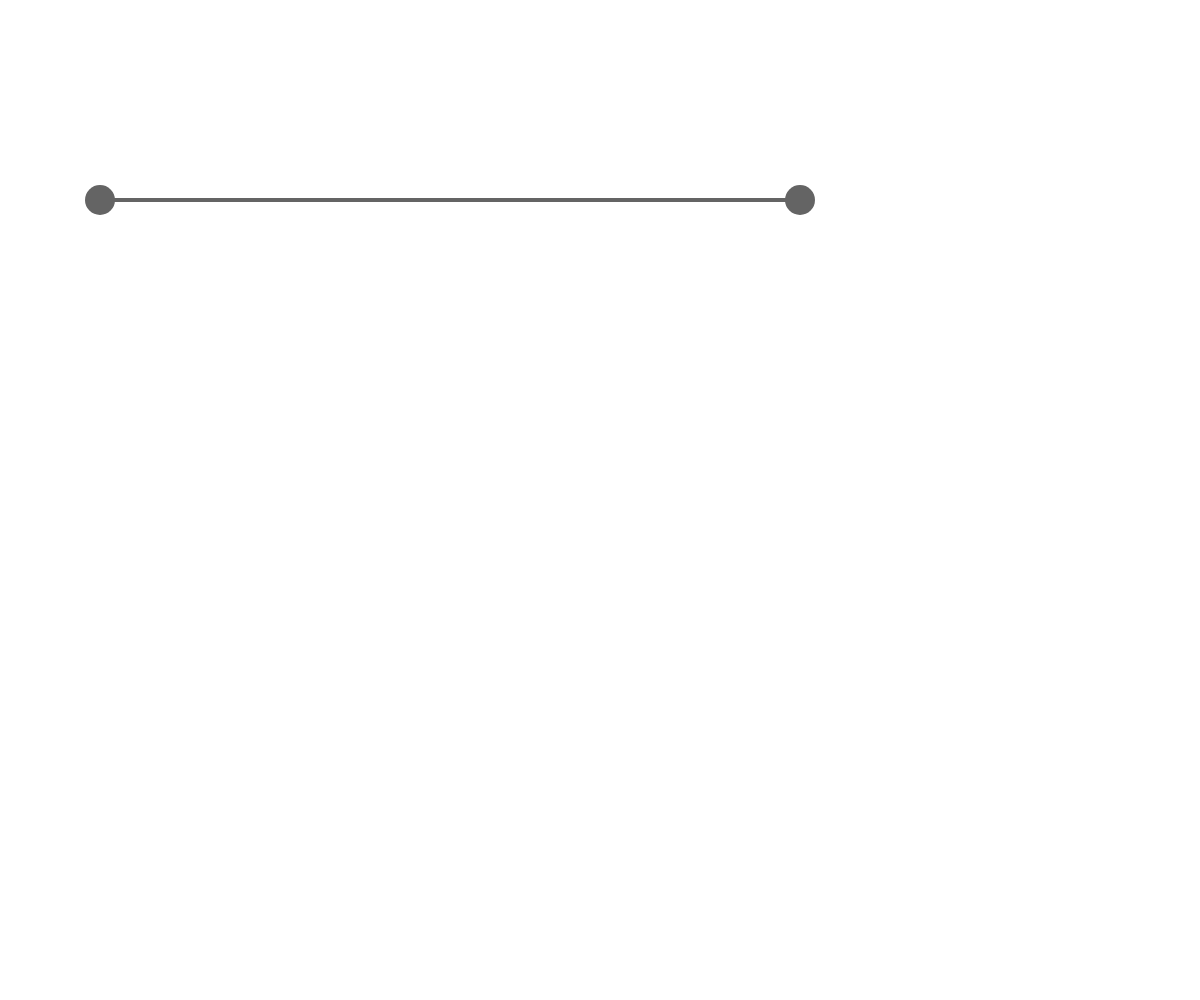
Frame 1 (no input)
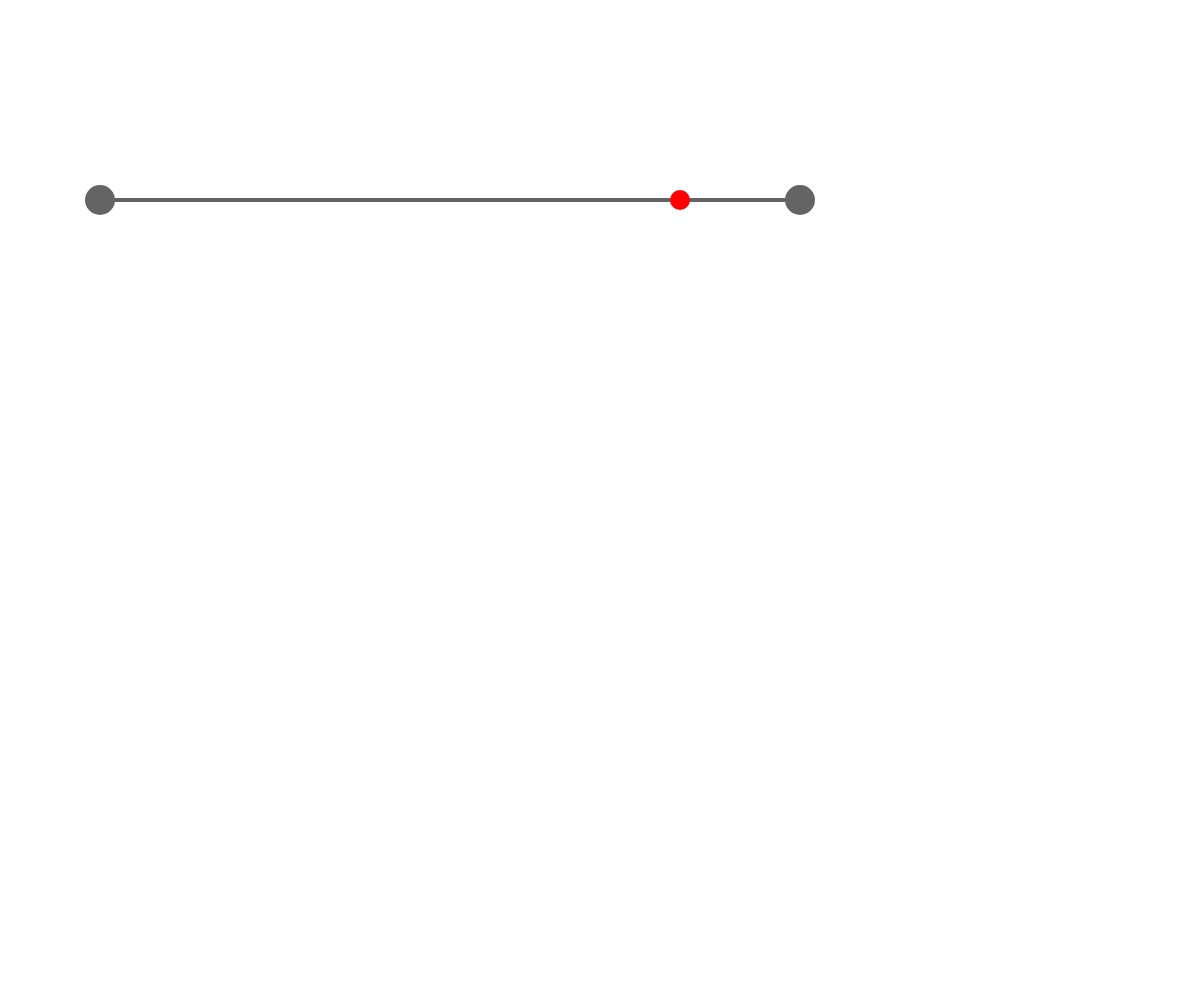
Frame 60 (no input)
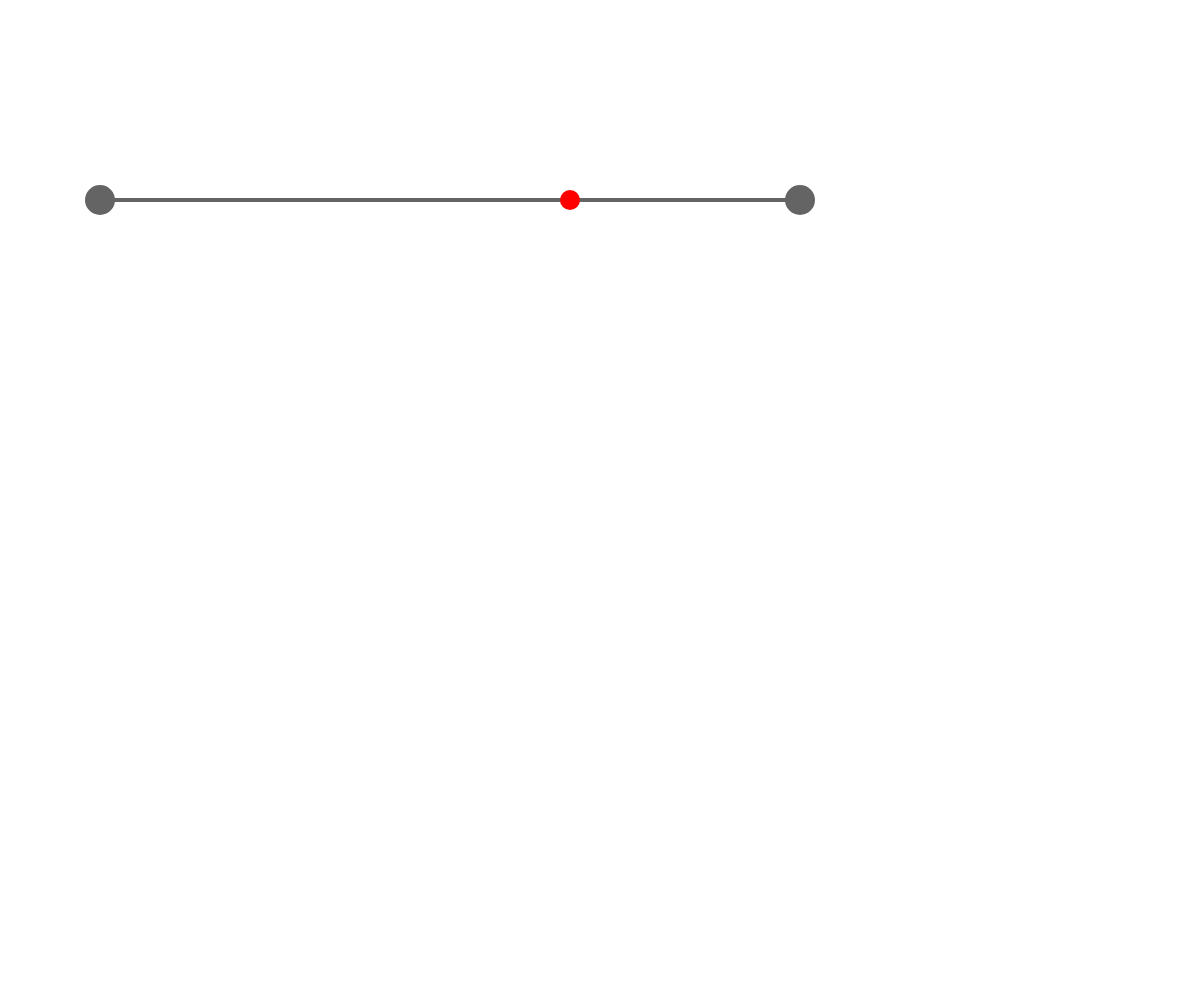
Frame 120 (the mouse pressed at the canvas centre since frame 60)

The p5.js sketch that drew these frames (run headless with seeded random() and noise() and a simulated clock; from frame 60 on, the mouse is pressed at the canvas centre):

// p5.js sketch
// ── sketch.js

var 시작, 끝, 속도;
var x = 시작;

function setup() {
      createCanvas(windowWidth, windowHeight);
      background(255);
}

function draw() {
      위치(100, 800, 10);         
}

function 위치(시작, 끝, 속도) {
      background(255);
      stroke(100);
      strokeWeight(4);
      line(시작, 200, 끝, 200);

      strokeWeight(30);
      point(시작, 200);
      point(끝, 200);

      noStroke();
      fill(255, 0, 0);
      ellipse(x, 200, 20, 20);

      if (x < 끝) {
            x = x + 속도;
      } else {
            x = 시작;
      }

}
